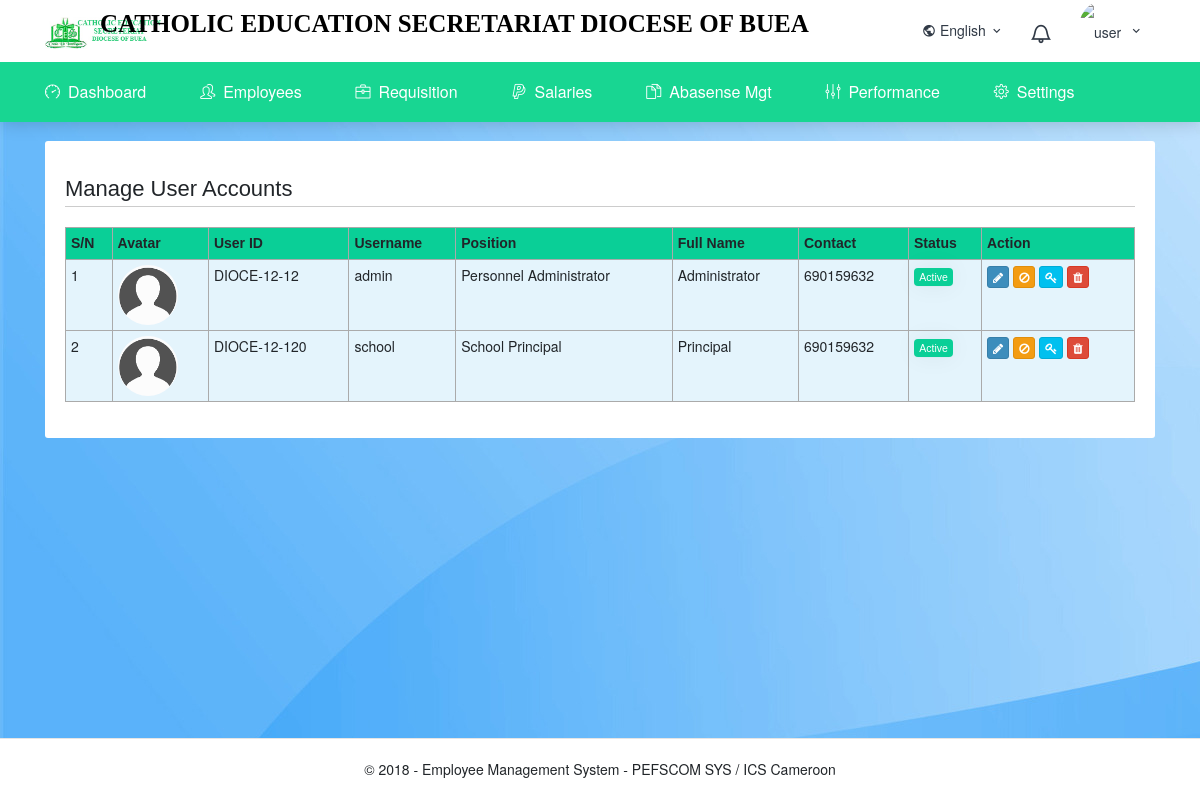
The page /admin/manage_users.php on the database as committed earlier.
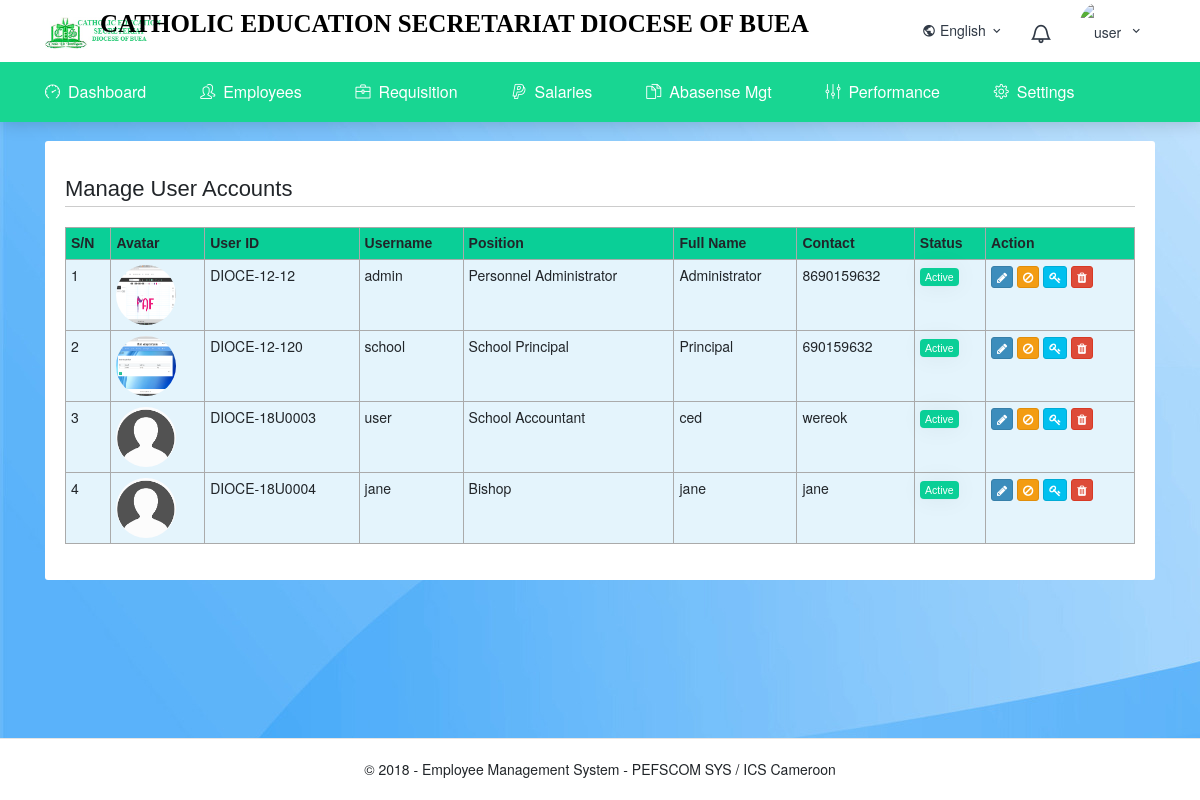
The same page on the database as committed later.
### tables this page shows
CREATE TABLE `users` (
  `id` int(100) NOT NULL,
  `user_id` varchar(50) NOT NULL,
  `avatar` varchar(300) NOT NULL,
  `username` varchar(50) NOT NULL,
  `password` varchar(200) NOT NULL,
  `level` int(10) NOT NULL,
  `full_name` varchar(200) NOT NULL,
  `position` varchar(100) DEFAULT NULL,
  `tel` varchar(30) NOT NULL,
  `email` varchar(60) NOT NULL,
  `account_status` int(10) NOT NULL DEFAULT '1',
  `account_type` int(2) NOT NULL DEFAULT '2',
  `school` varchar(30) NOT NULL DEFAULT ' ',
  `ip_address` varchar(100) NOT NULL,
  `day` int(2) NOT NULL,
  `month` int(2) NOT NULL,
  `year` year(4) NOT NULL,
  `date` varchar(30) NOT NULL,
  `mysql_date` varchar(30) NOT NULL,
  `time_added` timestamp NOT NULL DEFAULT CURRENT_TIMESTAMP,
  `user_agent` varchar(400) NOT NULL
);

### classes/class.UserLevel.php (called while the page is built, shortened)
<?php
class UserLevel
{
    public static function getUserLevel($level)
    {
        $output = '';
        if($level == SELF::PERSONNEL_ADMINISTRATOR)
        {
            $output = "Personnel Administrator";
        }
        elseif($level == SELF::SCHOOL_ACCOUNTANT)
        {
            $output = "School Accountant";
        }
        elseif($level == SELF::SCHOOL_PRINCIPAL)
        {
            $output = "School Principal";
        }
        elseif ($level == SELF::FINANCE_CONTROLLER)
        {
            $output = 'Finance Controller';
        }
        elseif($level == SELF::BISHOP)
        {
            $output = "Bishop";
        }
        else {
            $output = "Unknown Level";
        }
        return $output;
    }
}
 ?>

### admin/manage_users.php (the view, shortened to what the changed rows need)
<?php
include_once '../classes/class.UserLevel.php';
$db = new dbc();
$dbc = $db->get_instance();
$query = "SELECT * FROM `users` ";
include_once 'includes/head.php';
 ?>
 <?php
include_once 'includes/top_bar.php';
  ?>
  <br>
  <div class="wrapper">
      <div class="container-fluid">
          <div class="row">
              <div class="col-md-12">
                  <div class="card-box">
                      <h2 class="page-header">
                          Manage User Accounts
                      </h2>
                      <div class="row">
                          <div class="col-md-12">
                              <div class="table-responsive">
                                  <table class="table table-stripped table-info table-hover table-bordered">
                                      <tr class="bg-success">
                                          <th> S/N </th>
                                          <th> Avatar</th>
                                          <th> User ID </th>
                                          <th> Username</th>
                                          <th> Position </th>
                                          <th> Full Name </th>
                                          <th> Contact </th>
                                          <th> Status </th>
                                          <th> Action </th>
                                      </tr>
                                        <?php
                                        $count = 1;
                                        $result = mysqli_query($dbc, $query);
                                        while($row = mysqli_fetch_array($result))
                                        {
                                          $status = $row['account_status'];
                                        ?>
                                          <tr>
                                              <td> <?php echo $count++; ?> </td>
                                              <td>
                                                  <?php
                                                      if(empty($row['avatar']))
                                                      {
                                                          ?>
                                                          <img src="../<?php echo Constants::DEFAULT_AVATAR; ?>" width='60' height='60' class="img-circle">
                                                          <?php
                                                      }
                                                      else {
                                                        ?>
                                                        <img src="../<?php echo $row['avatar']; ?>" width='60' height='60' class="img-circle">
                                                        <?php
                                                      }
                                                   ?>
                                              </td>
                                              <td>
                                                  <?php echo $row['user_id']; ?>
                                              </td>
                                              <td>
                                                  <?php echo $row['username']; ?>
                                              </td>
                                              <td>
                                                  <?php
                                                    echo UserLevel::getUserLevel($row['level']);
                                                   ?>
                                              </td>
                                              <td>
                                                  <?php echo $row['full_name']; ?>
                                              </td>
                                              <td>
                                                  <?php echo $row['tel']; ?>
                                              </td>
                                              <td>
                                                <?php
                                                if($status == AccountStatus::BLOCKED)
                                                {
                                                  ?>
                                                    <span class="badge badge-danger">
                                                        Banned
                                                    </span>
                                                  <?php
                                                    }
                                                    elseif ($status == AccountStatus::SUSPENDED) {
                                                        ?>
                                                          <span class="badge badge-danger">
                                                              Suspended
                                                          </span>
                                                        <?php
                                                    }
                                                    else
                                                    {
                                                      ?>
                                                      <span class="badge badge-success">
                                                          Active
                                                      </span>
                                                        <?php
                                                    }
                                                    ?>
                                              </td>
                                              <td>
                                                  <a href="edit_user.php?id=<?php echo $row['user_id']; ?>" class="btn btn-primary btn-xs"
                                                    title="Edit this User">
                                                      <i class="fa fa-pencil"></i>
                                                  </a>
                                                  <?php
                                                  if($status == AccountStatus::BLOCKED || $status == AccountStatus::SUSPENDED)
                                                  {
                                                      ?>
                                                      <a href="manage_users.php?id=<?php echo $row['user_id']; ?>&action=unblock" class="btn btn-success btn-xs"
                                                          title="UnBan User">
                                                          <i class="fa fa-check"></i>
                                                      </a>
                                                      <?php
                                                  }
                                                  else {
                                                    ?>
                                                    <a href="<?php echo $_SERVER['PHP_SELF']; ?>?id=<?php echo $row['user_id']; ?>&action=block"
                                                       class="btn btn-warning btn-xs"
                                                        title="Ban This User">
                                                        <i class="fa fa-ban"></i>
                                                    </a>
                                                    <?php
                                                  }
                                                   ?>
                                                   <a href="reset_password.php?id=<?php echo $row['user_id']; ?>&action=reset" class="btn btn-info btn-xs"
                                                       title="Reset Password">
                                                       <i class="fa fa-key"></i>
                                                   </a>
                                                  <a href="<?php echo $_SERVER['PHP_SELF']; ?>?id=<?php echo $row['user_id']; ?>&action=del" class="btn btn-danger btn-xs"
                                                      title="Delete this User">
                                                      <i class="fa fa-trash"></i>
                                                  </a>
                                              </td>
                                          </tr>
                                        <?php
                                        }
                                        ?>
                                        </table>
                              </div>
                          </div>
                      </div>
                  </div>
              </div>
          </div>
      </div>
  </div>
 <?php
include_once 'includes/end.php';
  ?>

Rows that differ between the two databases and show on the page:
changed users "DIOCE-12-12": avatar: picture added; tel "690159632" → "8690159632"
changed users "DIOCE-12-120": avatar: picture added
added users: user "DIOCE-18U0003", username "user", level "School Accountant", full_name "ced", tel "wereok", account_status "Active"
added users: user "DIOCE-18U0004", username "jane", level "Bishop", full_name "jane", tel "jane", account_status "Active"
